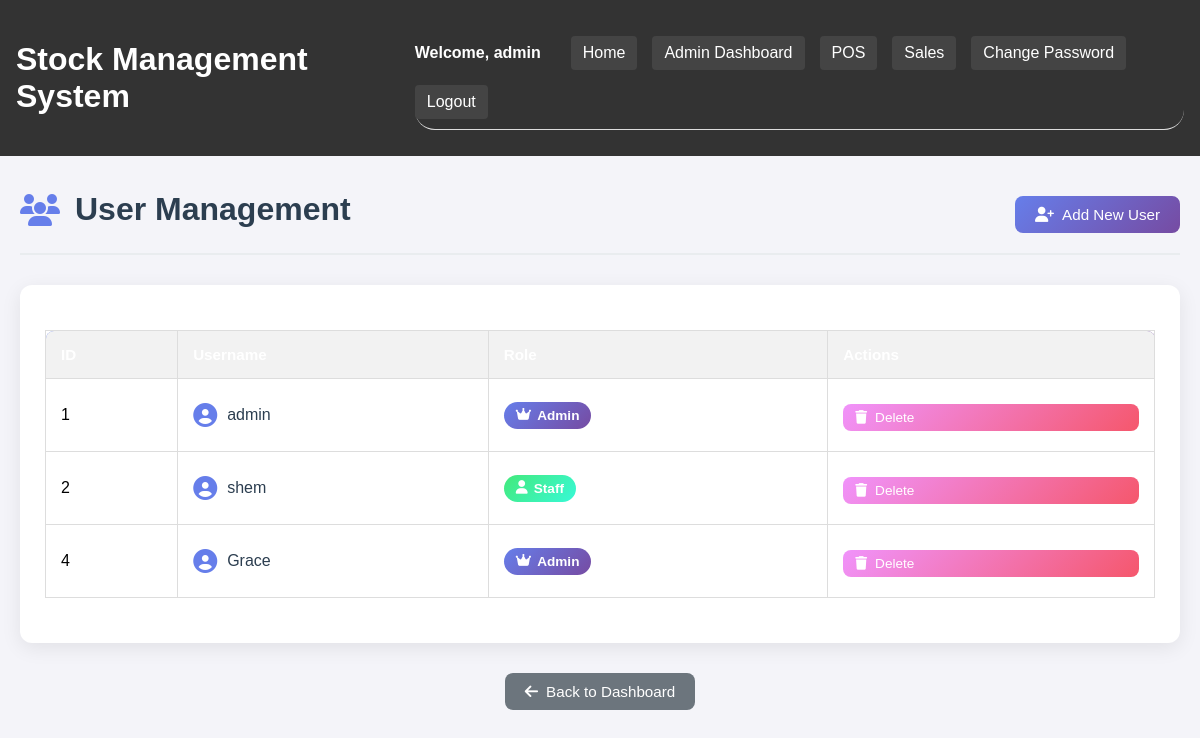
Before: /admin/users (signed in) with the older database file.
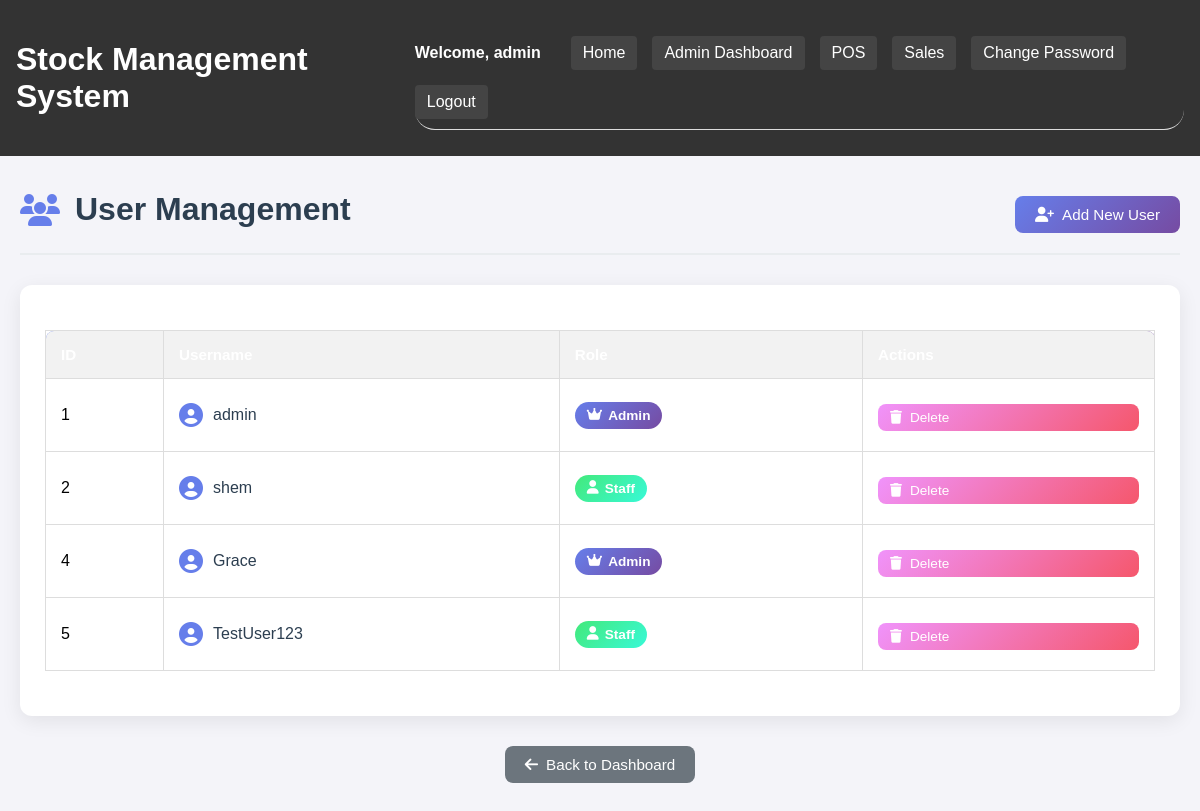
After: the same page with the newer database file.
### app.py (models this page shows)
class User(db.Model):
    id = db.Column(db.Integer, primary_key=True)
    username = db.Column(db.String(80), unique=True, nullable=False)
    password = db.Column(db.String(120), nullable=False)
    role = db.Column(db.String(20), default='staff')

### app.py (the view)
@app.route('/admin/users')
def manage_users():
    if 'user_id' not in session or session['role'] != 'admin':
        return redirect(url_for('login'))
    users = User.query.filter(User.username != 'admin@example.com').all()
    return render_template('admin/users.html', users=users)

### app.py (called while the page is built)
@app.before_request
def set_timezone():
    g.timezone = pytz.timezone('Africa/Nairobi')

### templates/admin/users.html (shortened to what this page needs)
{% extends "base.html" %}
{% block content %}
<div class="users-container">
    <div class="page-header">
        <h1><i class="fas fa-users"></i> User Management</h1>
        <a href="{{ url_for('add_user') }}" class="btn btn-primary">
            <i class="fas fa-user-plus"></i> Add New User
        </a>
    </div>
    <div class="users-list">
        {% if users %}
        <div class="table-responsive">
            <table class="users-table">
                <thead>
                    <tr>
                        <th>ID</th>
                        <th>Username</th>
                        <th>Role</th>
                        <th>Actions</th>
                    </tr>
                </thead>
                <tbody>
                    {% for user in users %}
                    <tr>
                        <td>{{ user.id }}</td>
                        <td>
                            <div class="user-info">
                                <i class="fas fa-user-circle user-icon"></i>
                                {{ user.username }}
                            </div>
                        </td>
                        <td>
                            <span class="role-badge role-{{ user.role }}">
                                <i class="fas fa-{{ 'crown' if user.role == 'admin' else 'user' }}"></i>
                                {{ user.role.title() }}
                            </span>
                        </td>
                        <td>
                            <div class="action-buttons">
                                <button class="btn btn-danger btn-sm" onclick="confirmDelete('{{ user.id }}', '{{ user.username }}')">
                                    <i class="fas fa-trash"></i> Delete
                                </button>
                            </div>
                        </td>
                    </tr>
                    {% endfor %}
                </tbody>
            </table>
        </div>
        {% endif %}
    </div>
    <div class="back-link">
        <a href="{{ url_for('admin_dashboard') }}" class="btn btn-secondary">
            <i class="fas fa-arrow-left"></i> Back to Dashboard
        </a>
    </div>
</div>
{% endblock %}

### templates/base.html (shortened to what this page needs)
<!DOCTYPE html>
<html lang="en">
<head>
    <link rel="stylesheet" href="{{ url_for('static', filename='css/style.css') }}">
    <link rel="stylesheet" href="https://cdnjs.cloudflare.com/ajax/libs/font-awesome/6.4.0/css/all.min.css">
</head>
<body>
    <header>
        <h1>Stock Management System</h1>
        <nav>
            {% if 'user_id' in session %}
                <span>Welcome, {{ session['username'] }}</span>
                <a href="{{ url_for('home') }}">Home</a>
                {% if session['role'] == 'admin' %}
                <a href="{{ url_for('admin_dashboard') }}">Admin Dashboard</a>
            {% endif %}
            <a href="{{ url_for('pos') }}">POS</a>
            <a href="{{ url_for('sales') }}">Sales</a>
                <a href="{{ url_for('change_password') }}">Change Password</a>
                <a href="{{ url_for('logout') }}">Logout</a>
            {% endif %}
        </nav>
    </header>
    <main>
        {% block content %}{% endblock %}
    </main>
</body>
</html>

### static/css/style.css (style rules this page uses)
body { font-family: Arial, sans-serif; margin: 0; padding: 0; background-color: #f4f4f9; }
header { background: #333; color: white; padding: 1rem; display: flex; justify-content: space-between; align-items: center; }
nav a { padding: 8px 12px; border-radius: 4px; background: #444; transition: background 0.3s; text-decoration: none; color: white; }
input, select, button { padding: 8px; margin: 5px 0; width: 100%; box-sizing: border-box; }
button { background: #333; color: white; border: none; cursor: pointer; }
.btn { display: inline-block; padding: 10px 20px; background: #333; color: white; text-decoration: none; border-radius: 4px; border: none; cursor: pointer; }
table { width: 100%; border-collapse: collapse; margin: 20px 0; }
table th, table td { border: 1px solid #ddd; padding: 8px; text-align: left; }
table th { background-color: #f2f2f2; }
nav { display: flex; align-items: center; border-radius: 20px; gap: 15px; flex-wrap: wrap; margin: 10px 0; padding: 10px 0; border-bottom: 1px solid #ddd; }
.btn { display: inline-block; padding: 10px 20px; background: #2c3e50; color: white; text-decoration: none; border-radius: 4px; margin-top: 10px; }
nav span { margin-right: 15px; font-weight: bold; }

### templates/admin/users.html (style rules this page uses)
.users-container { max-width: 1200px; margin: 0 auto; padding: 30px 20px; }
.page-header { display: flex; justify-content: space-between; align-items: center; margin-bottom: 30px; padding-bottom: 20px; border-bottom: 2px solid #e9ecef; }
.page-header h1 { margin: 0; color: #2c3e50; font-size: 2rem; display: flex; align-items: center; gap: 15px; }
.page-header h1 i { color: #667eea; }
.btn { padding: 10px 20px; border: none; border-radius: 8px; cursor: pointer; text-decoration: none; display: inline-flex; align-items: center; gap: 8px; font-size: 0.95rem; font-weight: 500; transition: all 0.3s ease; }
.btn-primary { background: linear-gradient(135deg, #667eea, #764ba2); color: white; }
.btn-secondary { background: #6c757d; color: white; }
.btn-danger { background: linear-gradient(135deg, #f093fb, #f5576c); color: white; }
.btn-sm { padding: 6px 12px; font-size: 0.85rem; }
.users-list { background: white; border-radius: 12px; box-shadow: 0 5px 20px rgba(0, 0, 0, 0.08); padding: 25px; margin-bottom: 20px; }
.table-responsive { overflow-x: auto; }
.users-table { width: 100%; border-collapse: collapse; }
.users-table thead { background: linear-gradient(135deg, #667eea, #764ba2); color: white; }
.users-table th { padding: 15px; text-align: left; font-weight: 600; font-size: 0.95rem; }
.users-table th:first-child { border-top-left-radius: 8px; }
.users-table th:last-child { border-top-right-radius: 8px; }
.users-table tbody tr { border-bottom: 1px solid #e9ecef; transition: all 0.2s ease; }
.users-table td { padding: 15px; }
.user-info { display: flex; align-items: center; gap: 10px; font-weight: 500; color: #2c3e50; }
.user-icon { font-size: 1.5rem; color: #667eea; }
.role-badge { display: inline-flex; align-items: center; gap: 6px; padding: 6px 12px; border-radius: 20px; font-size: 0.85rem; font-weight: 600; }
.role-admin { background: linear-gradient(135deg, #667eea, #764ba2); color: white; }
.role-staff { background: linear-gradient(135deg, #43e97b, #38f9d7); color: white; }
.action-buttons { display: flex; gap: 8px; }
.back-link { text-align: center; }

Changed rows visible on the page:
added User: id "5", username "TestUser123", role "Staff"
